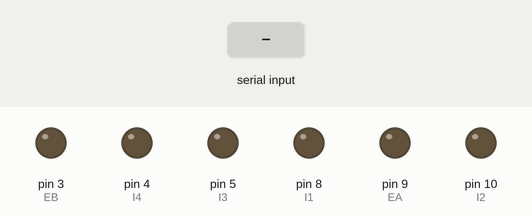
Simulated run of this sketch. Board: Arduino Uno, built with avr-gcc and run on an emulated ATmega328P. Shown: output pins drawn as LEDs (lit = HIGH). The test bench sets the inputs (shaded band). What the sketch prints to the serial monitor is not drawn.

Above: at 2.2 s.
2.3 s: "1\n" received over Serial
At 2.7 s:
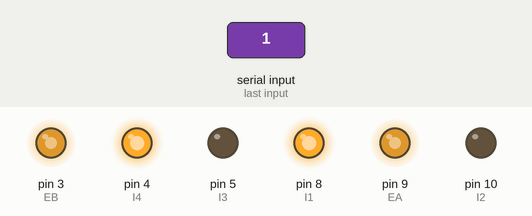
3.8 s: byte 50 ('2') received over Serial
At 5.0 s:
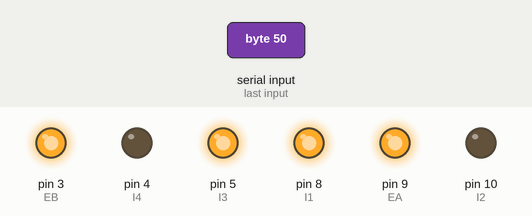
5.3 s: byte 51 ('3') received over Serial
At 6.2 s:
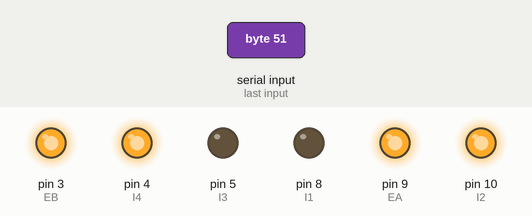
6.8 s: byte 52 ('4') received over Serial
At 7.3 s:
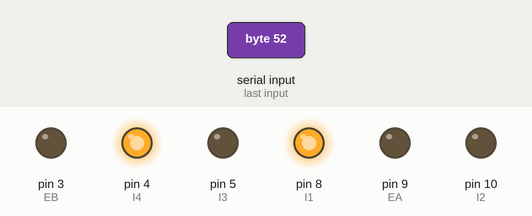
8.3 s: "2\n" received over Serial
At 9.5 s:
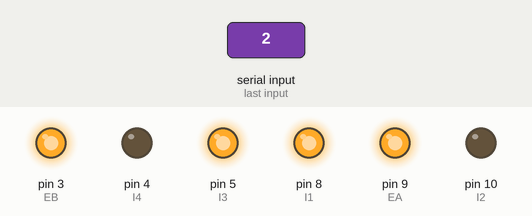
9.8 s: "3\n" received over Serial
At 10.8 s:
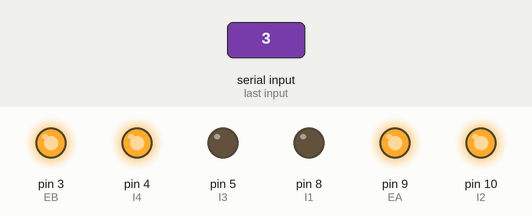
Timing chart, 0 to 12.3 s (numbered marks = the images above; inputs shaded):
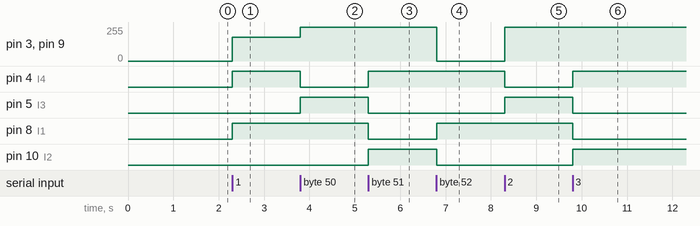

Measured:
- after the input at 2.3 s, pin 3 (EB), pin 9 (EA): 0/255 → 180/255 at once; pin 4 (I4), pin 8 (I1): LOW → HIGH at once
- after the input at 3.8 s, pin 3 (EB), pin 9 (EA): 180/255 → 255/255 at once; pin 4 (I4): HIGH → LOW at once; pin 5 (I3): LOW → HIGH at once
- after the input at 5.3 s, pin 4 (I4), pin 10 (I2): LOW → HIGH at once; pin 5 (I3), pin 8 (I1): HIGH → LOW at once
- after the input at 6.8 s, pin 3 (EB), pin 9 (EA): 255/255 → 0/255 at once; pin 8 (I1): LOW → HIGH at once; pin 10 (I2): HIGH → LOW at once
- after the input at 8.3 s, pin 3 (EB), pin 9 (EA): 0/255 → 255/255 at once; pin 4 (I4): HIGH → LOW at once; pin 5 (I3): LOW → HIGH at once
- after the input at 9.8 s, pin 4 (I4), pin 10 (I2): LOW → HIGH at once; pin 5 (I3), pin 8 (I1): HIGH → LOW at once

The sketch:

gamepadBasic.ino
```cpp
// Left wheel PWM control
int EB = 3; // Wheel PWM pin (must be a PWM pin)
int I3 = 5; // Wheel direction digital pin 1
int I4 = 4; // Wheel direction digital pin 2

// Right wheel PWM control
int EA = 9; // Wheel PWM pin (must be a PWM pin)
int I1 = 8; // Wheel direction digital pin 1
int I2 = 10; // Wheel direction digital pin 2

// Left wheel encoder digital pins
const byte SIGNAL_AL = 13; // green wire
const byte SIGNAL_BL = 12; // yellow wire

// Right wheel encoder digital pins
const byte SIGNAL_AR = 6;  // green wire
const byte SIGNAL_BR = 7; // yellow wire

/* USEFUL CONSTANTS */

// Encoder ticks per (motor) revolution (TPR)
const int TPR = 3000;

// Wheel radius [m]
const double RHO = 0.0625;

// Vehicle track [m]
const double ELL = 0.2775;

// Sampling interval for measurements in milliseconds
const int T = 100;

// Controller gains (use the same values for both wheels)
const double KP = 200.0; // Proportional gain
const double KI = 100.0; // Integral gain

/* VARIABLE DECLARATIONS */

// gamepad signal
int gamepadSignal = 0;

// Motor PWM command variables [0-255]
short u_L = 0;
short u_R = 0;

// Counter to keep track of encoder ticks [integer]
volatile long encoder_ticks_L = 0;
volatile long encoder_ticks_R = 0;

// Variables to store estimated angular rates of wheels [rad/s]
double omega_L = 0.0;
double omega_R = 0.0;

// Variables to store estimated wheel speeds [m/s]
double v_L = 0.0;
double v_R = 0.0;

// Variables to store vehicle speed and turning rate
double v = 0.0;     // [m/s]
double omega = 0.0; // [rad/s]

// Variables to store desired vehicle speed and turning rate
double v_d = 0.0;     // [m/s]
double omega_d = 0.0; // [rad/s]

// Variable to store desired wheel speeds [m/s]
double v_Ld = 0.0;
double v_Rd = 0.0;

// Counters for milliseconds during interval
long t_now = 0;
long t_last = 0;

// Variables to store errors for controller
double e_L = 0.0;
double e_R = 0.0;
double e_Lint = 0.0;
double e_Rint = 0.0;

/* HELPER FUNCTIONS */

// This function applies PWM inputs (u_L and u_R) to the right and left wheels
void driveVehicle(short u_L, short u_R)
{
    // LEFT WHEEL
    if (u_L < 0) // If the controller calculated a negative input...
    {
        digitalWrite(I3, HIGH); // Drive backward (left wheels)
        digitalWrite(I4, LOW);  // Drive backward (left wheels)

        analogWrite(EB, -u_L); // Write left motors command
    }
    else // the controller calculated a positive input
    {
        digitalWrite(I3, LOW);  // Drive forward (left wheels)
        digitalWrite(I4, HIGH); // Drive forward (left wheels)

        analogWrite(EB, u_L); // Write left motors command
    }

    // RIGHT WHEEL
    if (u_R < 0) // If the controller calculated a negative input...
    {
        digitalWrite(I1, LOW);  // Drive backward (right wheels)
        digitalWrite(I2, HIGH); // Drive backward (right wheels)

        analogWrite(EA, -u_R); // Write right motors command
    }
    else // the controller calculated a positive input
    {
        digitalWrite(I1, HIGH); // Drive forward (right wheels)
        digitalWrite(I2, LOW);  // Drive forward (right wheels)

        analogWrite(EA, u_R); // Write right motors command
    }
}

// This function is called when SIGNAL_AL (left encoder) goes HIGH
void decodeEncoderTicks_L()
{
    if (digitalRead(SIGNAL_BL) == LOW)
    {
        // SIGNAL_A leads SIGNAL_B, so count one way
        encoder_ticks_L--;
    }
    else
    {
        // SIGNAL_B leads SIGNAL_A, so count the other way
        encoder_ticks_L++;
    }
}

// This function is called when SIGNAL_AR (right encoder) goes HIGH
void decodeEncoderTicks_R()
{
    if (digitalRead(SIGNAL_BR) == LOW)
    {
        // SIGNAL_A leads SIGNAL_B, so count one way
        encoder_ticks_R++;
    }
    else
    {
        // SIGNAL_B leads SIGNAL_A, so count the other way
        encoder_ticks_R--;
    }
}

// Compute the wheel rate from elapsed time and encoder ticks [rad/s]
double compute_wheel_rate(long encoder_ticks, double delta_t)
{
    double omega;
    omega = 2.0 * PI * ((double)encoder_ticks / (double)TPR) * 1000.0 / delta_t;
    return omega;
}

// Compute wheel speed [m/s]
double compute_wheel_speed(double omega_wheel)
{
    double v_wheel;
    v_wheel = omega_wheel * RHO;
    return v_wheel;
}

// Compute vehicle speed [m/s]
double compute_vehicle_speed(double v_L, double v_R)
{
    double v;
    v = 0.5 * (v_L + v_R);
    return v;
}

// Compute vehicle turning rate [rad/s]
double compute_vehicle_rate(double v_L, double v_R)
{
    double omega;
    omega = 1.0 / ELL * (v_R - v_L);
    return omega;
}

// Compute v_L from v and omega
double compute_L_wheel_speed(double v, double omega)
{
    double v_wheel = 0.0;
    v_wheel = v - ELL / 2.0 * omega;
    return v_wheel;
}

// Compute v_R from v and omega
double compute_R_wheel_speed(double v, double omega)
{
    double v_wheel = 0.0;
    v_wheel = v + ELL / 2.0 * omega;
    return v_wheel;
}

// Wheel speed PI controller function
short PI_controller(double e_now, double e_int, double k_P, double k_I)
{
    short u;
    u = (short)(k_P * e_now + k_I * e_int);

    // Saturation (i.e., maximum input) detection
    if (u > 255)
    {
        u = 255;
    }
    else if (u < -255)
    {
        u = -255;
    }
    return u;
}

/* SETUP FUNCTION */

void setup()
{
    // Open the serial port at 9600 bps
    Serial.begin(9600);

    // Configure digital pins for output
    pinMode(EA, OUTPUT);
    pinMode(I1, OUTPUT);
    pinMode(I2, OUTPUT);

    // Configure digital pins for output
    pinMode(EB, OUTPUT);
    pinMode(I3, OUTPUT);
    pinMode(I4, OUTPUT);

    // Set the pin modes for the encoders
    pinMode(SIGNAL_AL, INPUT);
    pinMode(SIGNAL_BL, INPUT);
    pinMode(SIGNAL_AR, INPUT);
    pinMode(SIGNAL_BR, INPUT);

    // Send 0 PWM commands
    analogWrite(EA, 0);
    analogWrite(EB, 0);

    // Send brake signals to motor driver
    digitalWrite(I1, LOW);
    digitalWrite(I2, LOW);
    digitalWrite(I3, LOW);
    digitalWrite(I4, LOW);

    // Every time the pin goes high, this is a pulse; enable the interrupts
    attachInterrupt(digitalPinToInterrupt(SIGNAL_AL), decodeEncoderTicks_L,
                    RISING);
    attachInterrupt(digitalPinToInterrupt(SIGNAL_AR), decodeEncoderTicks_R,
                    RISING);

    // Pause for a second (perhaps unnecessary)
    delay(1000);

    // Print a message
    Serial.print("Program initialized.");
    Serial.print("\n");
}

/* MAIN PROGRAM LOOP */

void loop()
{
    // Get the elapsed time [ms]
    t_now = millis();


        //Get Gamepad input
    while (Serial.available())
        {
           gamepadSignal = Serial.read();
        }
     int d =0;
     if (gamepadSignal == '1')
     {
        gamepadSignal == 0;
        driveVehicle(180, 180);
     }
     else if (gamepadSignal == '2')
     {
        gamepadSignal = 0;
        driveVehicle(-255, 255);
     }
     else if (gamepadSignal == '3')
     {
        gamepadSignal = 0;
        driveVehicle(255, -255);
     }
     else if (gamepadSignal == '4')
     {
        gamepadSignal = 0;
        driveVehicle(0, 0);
     }

}
```
